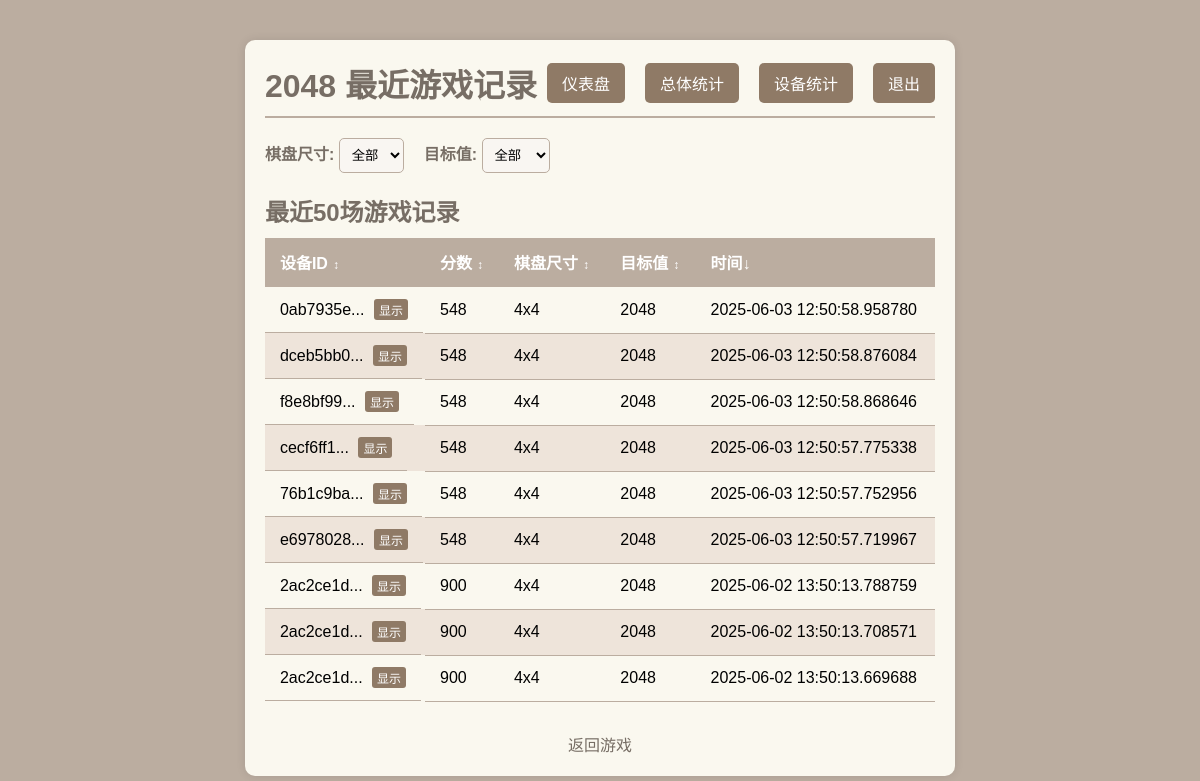
Page /admin/recent_games (signed in) on the committed database.
### tables this page shows
CREATE TABLE game_stats (
                id INTEGER PRIMARY KEY AUTOINCREMENT,
                device_id TEXT NOT NULL,
                score INTEGER NOT NULL,
                board_size INTEGER NOT NULL,
                target_tile INTEGER NOT NULL,
                timestamp DATETIME NOT NULL,
                country TEXT,
                region TEXT,
                os TEXT,
                browser TEXT
            );

### app.py (the view)
@app.route('/admin/recent_games')
@admin_required
def admin_recent_games():
    conn = get_db_connection()
    recent_games = conn.execute('''
        SELECT * FROM game_stats
        ORDER BY timestamp DESC LIMIT 50
    ''').fetchall()
    conn.close()
    return render_template('admin_recent_games.html', recent_games=recent_games)

### app.py (called while the page is built)
def get_db_connection():
    conn = sqlite3.connect('game_data.db')
    conn.row_factory = sqlite3.Row
    return conn

def admin_required(f):
    @wraps(f)
    def decorated_function(*args, **kwargs):
        print(f"验证管理员权限，当前session: {session}")
        if not session.get('admin_logged_in', False):
            print("管理员验证失败，重定向到登录页面")
            return redirect(url_for('admin_login'))
        print("管理员验证成功")
        return f(*args, **kwargs)
    return decorated_function

### templates/admin_recent_games.html (shortened to what this page needs)
<!DOCTYPE html>
<html lang="zh">
<head>
    <link rel="stylesheet" href="{{ url_for('static', filename='style.css') }}">
</head>
<body>
    <div class="dashboard-container">
        <div class="dashboard-header">
            <h1 class="dashboard-title">2048 最近游戏记录</h1>
            <div class="nav-container">
                <a href="{{ url_for('admin_dashboard') }}" class="nav-button">仪表盘</a>
                <a href="{{ url_for('admin_overall_stats') }}" class="nav-button">总体统计</a>
                <a href="{{ url_for('admin_device_stats') }}" class="nav-button">设备统计</a>
                <a href="{{ url_for('admin_logout') }}" class="nav-button">退出</a>
            </div>
        </div>
        <div class="filter-container">
            <div>
                <span class="filter-label">棋盘尺寸:</span>
                <select id="boardSizeFilter" class="filter-select">
                    <option value="all">全部</option>
                </select>
            </div>
            <div>
                <span class="filter-label">目标值:</span>
                <select id="targetTileFilter" class="filter-select">
                    <option value="all">全部</option>
                </select>
            </div>
        </div>
        <h2 class="section-title">最近50场游戏记录</h2>
        <table id="gamesTable">
            <thead>
                <tr>
                    <th data-sort="device_id" class="sort-icon">设备ID</th>
                    <th data-sort="score" class="sort-icon">分数</th>
                    <th data-sort="board_size" class="sort-icon">棋盘尺寸</th>
                    <th data-sort="target_tile" class="sort-icon">目标值</th>
                    <th data-sort="timestamp" class="sort-icon sort-desc">时间</th>
                </tr>
            </thead>
            <tbody>
                {% for game in recent_games %}
                <tr data-board-size="{{ game.board_size }}" data-target-tile="{{ game.target_tile }}">
                    <td class="id-tooltip" data-id="{{ game.device_id }}">
                        {{ game.device_id[:8] }}...
                        <button class="show-id-btn">显示</button>
                    </td>
                    <td class="{% if game.score > 10000 %}high-score{% endif %}">{{ game.score }}</td>
                    <td>{{ game.board_size }}x{{ game.board_size }}</td>
                    <td>{{ game.target_tile }}</td>
                    <td>{{ game.timestamp }}</td>
                </tr>
                {% endfor %}
            </tbody>
        </table>
        <div style="text-align: center; margin-top: 20px;">
            <a href="{{ url_for('index') }}" style="color: #776e65; text-decoration: none;">返回游戏</a>
        </div>
    </div>
</body>
</html>

### static/style.css (style rules this page uses)
html, body { height: 100%; margin: 0; padding: 0; }
body { font-family: Arial, sans-serif; display: flex; flex-direction: row; justify-content: center; align-items: flex-start; background-color: #bbada0; transition: background-color 0.3s ease; width: 100%; padding-top: 20px; box-sizing: border-box; }
h1 { color: #776e65; }

### templates/admin_recent_games.html (style rules this page uses)
.dashboard-container { max-width: 1000px; margin: 20px auto; padding: 20px; background-color: #faf8ef; border-radius: 10px; box-shadow: 0 0 10px rgba(0,0,0,0.1); }
.dashboard-header { display: flex; justify-content: space-between; align-items: center; margin-bottom: 20px; padding-bottom: 10px; border-bottom: 2px solid #bbada0; }
.dashboard-title { color: #776e65; margin: 0; }
.nav-button { padding: 8px 15px; background-color: #8f7a66; color: white; border: none; border-radius: 5px; cursor: pointer; text-decoration: none; margin-left: 10px; }
table { width: 100%; border-collapse: collapse; margin-bottom: 30px; }
th, td { padding: 12px 15px; text-align: left; border-bottom: 1px solid #bbada0; }
th { background-color: #bbada0; color: white; cursor: pointer; }
tr:nth-child(even) { background-color: #eee4da; }
.section-title { color: #776e65; margin: 20px 0 10px 0; }
.nav-container { display: flex; gap: 10px; }
.id-tooltip { position: relative; display: inline-block; }
.show-id-btn { background-color: #8f7a66; color: white; border: none; border-radius: 3px; padding: 2px 5px; margin-left: 5px; cursor: pointer; font-size: 12px; }
.filter-container { display: flex; gap: 20px; margin-bottom: 20px; align-items: center; }
.filter-label { color: #776e65; font-weight: bold; }
.filter-select { padding: 8px; border: 1px solid #bbada0; border-radius: 5px; background-color: #f9f6f2; }
.sort-icon::after { content: "↕"; margin-left: 5px; font-size: 12px; }
.sort-desc::after { content: "↓"; }

### rows in the picture
game_stats: device_id "0ab7935e", score "548", board_size "4", target_tile "2048", timestamp "2025-06-03 12:50:58.958780"
game_stats: device_id "dceb5bb0", score "548", board_size "4", target_tile "2048", timestamp "2025-06-03 12:50:58.876084"
game_stats: device_id "f8e8bf99", score "548", board_size "4", target_tile "2048", timestamp "2025-06-03 12:50:58.868646"
game_stats: device_id "cecf6ff1", score "548", board_size "4", target_tile "2048", timestamp "2025-06-03 12:50:57.775338"
game_stats: device_id "76b1c9ba", score "548", board_size "4", target_tile "2048", timestamp "2025-06-03 12:50:57.752956"
game_stats: device_id "e6978028", score "548", board_size "4", target_tile "2048", timestamp "2025-06-03 12:50:57.719967"
game_stats: device_id "2ac2ce1d", score "900", board_size "4", target_tile "2048", timestamp "2025-06-02 13:50:13.788759"
game_stats: device_id "2ac2ce1d", score "900", board_size "4", target_tile "2048", timestamp "2025-06-02 13:50:13.708571"
game_stats: device_id "2ac2ce1d", score "900", board_size "4", target_tile "2048", timestamp "2025-06-02 13:50:13.669688"
